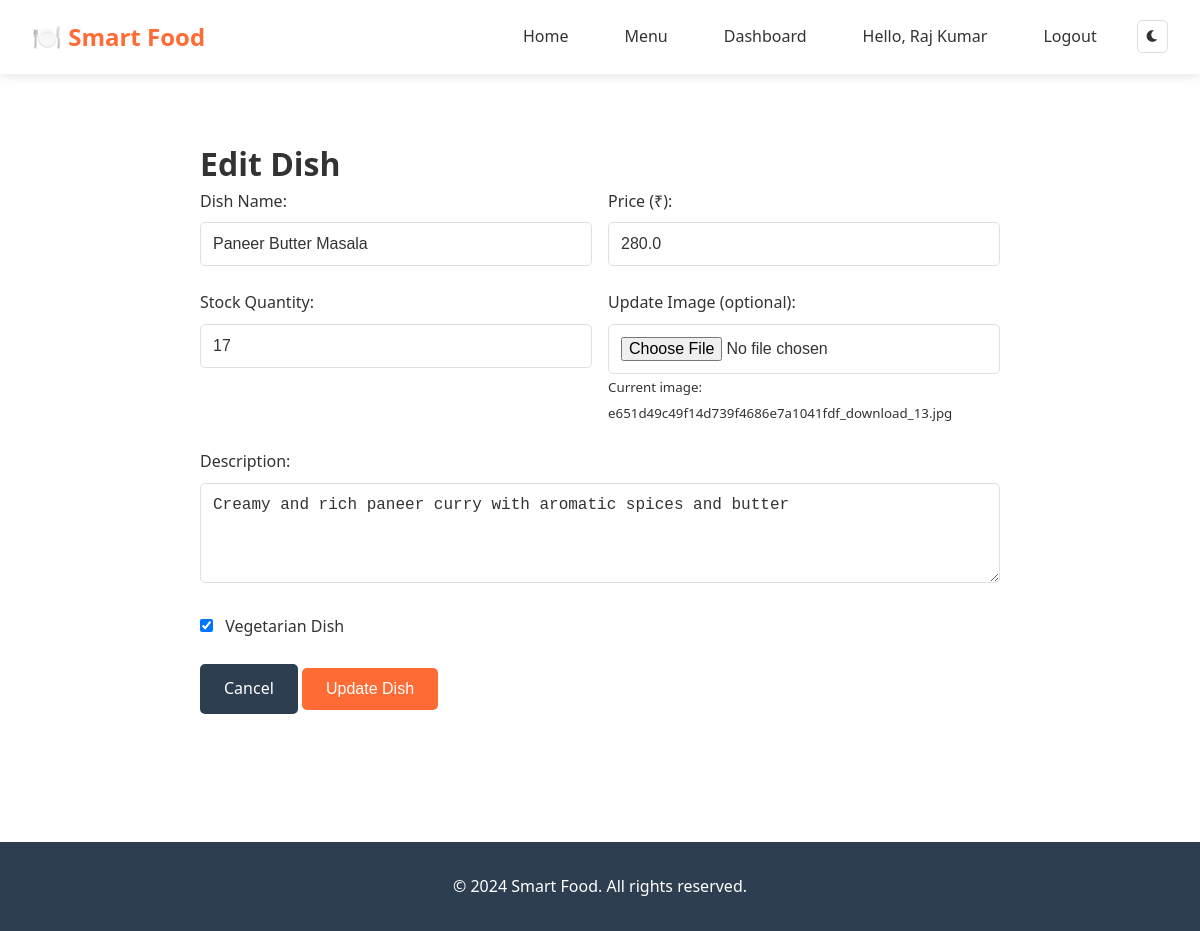
Page /edit-dish/1 (signed in) on the committed database.
### models/models.py (models this page shows, shortened)
class Owner(UserMixin, db.Model):
    __tablename__ = 'owners'
    id = db.Column(db.Integer, primary_key=True)
    name = db.Column(db.String(100), nullable=False)
    email = db.Column(db.String(120), unique=True, nullable=False)
    password = db.Column(db.String(200), nullable=False)
    restaurant_name = db.Column(db.String(100), nullable=False)
    approved = db.Column(db.Boolean, default=False)
    created_at = db.Column(db.DateTime, default=datetime.utcnow)
    dishes = db.relationship('Dish', backref='owner', lazy=True, cascade='all, delete-orphan')

class Dish(db.Model):
    __tablename__ = 'dishes'
    id = db.Column(db.Integer, primary_key=True)
    name = db.Column(db.String(100), nullable=False)
    description = db.Column(db.Text, nullable=False)
    price = db.Column(db.Float, nullable=False)
    stock = db.Column(db.Integer, default=0)
    image_path = db.Column(db.String(200), default='default.jpg')
    is_veg = db.Column(db.Boolean, default=True)
    owner_id = db.Column(db.Integer, db.ForeignKey('owners.id'), nullable=False)
    created_at = db.Column(db.DateTime, default=datetime.utcnow)
    order_items = db.relationship('OrderItem', backref='dish', lazy=True)

### routes/owner_routes.py (the view, shortened to what this page needs)
@owner_bp.route('/edit-dish/<int:dish_id>', methods=['GET', 'POST'])
@login_required
def edit_dish(dish_id):
    if session.get('user_type') != 'owner':
        flash('Access denied', 'error')
        return redirect(url_for('index'))
    dish = Dish.query.get_or_404(dish_id)
    if dish.owner_id != current_user.id:
        flash('Access denied', 'error')
        return redirect(url_for('owner.dashboard'))
    return render_template('edit_dish.html', dish=dish)

### app.py (called while the page is built)
@login_manager.user_loader
def load_user(user_id):
    user_type = session.get('user_type')
    if user_type == 'customer':
        return Customer.query.get(int(user_id))
    elif user_type == 'owner':
        return Owner.query.get(int(user_id))
    return None

### templates/edit_dish.html (shortened to what this page needs)
{% extends "base.html" %}
{% block content %}
<div class="container">
    <div class="form-container">
        <h1>Edit Dish</h1>
        <form method="POST" enctype="multipart/form-data" class="dish-form">
            <div class="form-row">
                <div class="form-group">
                    <label for="name">Dish Name:</label>
                    <input type="text" id="name" name="name" value="{{ dish.name }}" required class="form-input">
                </div>
                <div class="form-group">
                    <label for="price">Price (₹):</label>
                    <input type="number" id="price" name="price" step="0.01" min="0" value="{{ dish.price }}" required class="form-input">
                </div>
            </div>
            <div class="form-row">
                <div class="form-group">
                    <label for="stock">Stock Quantity:</label>
                    <input type="number" id="stock" name="stock" min="0" value="{{ dish.stock }}" required class="form-input">
                </div>
                <div class="form-group">
                    <label for="image">Update Image (optional):</label>
                    <input type="file" id="image" name="image" accept="image/*" class="form-input">
                    <small>Current image: {{ dish.image_path }}</small>
                </div>
            </div>
            <div class="form-group">
                <label for="description">Description:</label>
                <textarea id="description" name="description" required class="form-textarea" rows="4">{{ dish.description }}</textarea>
            </div>
            <div class="form-group">
                <label class="checkbox-label">
                    <input type="checkbox" name="is_veg" {{ 'checked' if dish.is_veg else '' }}>
                    Vegetarian Dish
                </label>
            </div>
            <div class="form-actions">
                <a href="{{ url_for('owner.dashboard') }}" class="btn btn-secondary">Cancel</a>
                <button type="submit" class="btn btn-primary">Update Dish</button>
            </div>
        </form>
    </div>
</div>
{% endblock %}

### templates/base.html (shortened to what this page needs)
<!DOCTYPE html>
<html lang="en">
<head>
    <link rel="stylesheet" href="{{ url_for('static', filename='css/styles.css') }}">
    <link href="https://cdnjs.cloudflare.com/ajax/libs/font-awesome/6.0.0/css/all.min.css" rel="stylesheet">
</head>
<body>
    <nav class="navbar">
        <div class="nav-container">
            <div class="nav-logo">
                <a href="{{ url_for('index') }}">🍽️ Smart Food</a>
            </div>
            <div class="nav-menu">
                <a href="{{ url_for('index') }}" class="nav-link">Home</a>
                <a href="{{ url_for('menu') }}" class="nav-link">Menu</a>
                {% if current_user.is_authenticated %}
                    {% if session.get('user_type') == 'customer' %}
                        <a href="{{ url_for('customer.cart') }}" class="nav-link">
                            <i class="fas fa-shopping-cart"></i> Cart
                        </a>
                        <a href="{{ url_for('customer.order_history') }}" class="nav-link">Orders</a>
                        <span class="nav-link">Hello, {{ current_user.name }}</span>
                        <a href="{{ url_for('auth.logout') }}" class="nav-link">Logout</a>
                    {% elif session.get('user_type') == 'owner' %}
                        <a href="{{ url_for('owner.dashboard') }}" class="nav-link">Dashboard</a>
                        <span class="nav-link">Hello, {{ current_user.name }}</span>
                        <a href="{{ url_for('auth.logout') }}" class="nav-link">Logout</a>
                    {% endif %}
                {% else %}
                    <a href="{{ url_for('auth.customer_login') }}" class="nav-link">Customer Login</a>
                    <a href="{{ url_for('auth.owner_login') }}" class="nav-link">Owner Login</a>
                {% endif %}
                <button id="theme-toggle" class="theme-toggle">
                    <i class="fas fa-moon"></i>
                </button>
            </div>
        </div>
    </nav>
    <main class="main-content">
        {% block content %}{% endblock %}
    </main>
    <footer class="footer">
        <div class="footer-content">
            <p>&copy; 2024 Smart Food. All rights reserved.</p>
        </div>
    </footer>
</body>
</html>

### static/css/styles.css (style rules this page uses)
html { background-color: #ffffff; transition: background-color 0.3s ease; }
* { -webkit-font-smoothing: antialiased; -moz-osx-font-smoothing: grayscale; }
:root { --primary-color: #ff6b35; --secondary-color: #2c3e50; --success-color: #27ae60; --danger-color: #e74c3c; --warning-color: #f39c12; --info-color: #3498db; --bg-color: #ffffff; --text-color: #333333; --card-bg: #ffffff; --border-color: #e0e0e0; --shadow: 0 2px 10px rgba(0,0,0,0.1); --navbar-bg: #ffffff; --input-bg: #ffffff; --hover-bg: #f8f9fa; }
* { margin: 0; padding: 0; box-sizing: border-box; }
body { font-family: 'Segoe UI', Tahoma, Geneva, Verdana, sans-serif; line-height: 1.6; color: var(--text-color); background-color: var(--bg-color); transition: background-color 0.3s ease, color 0.3s ease; opacity: 1; }
.container { max-width: 1200px; margin: 0 auto; padding: 0 20px; }
.navbar { background-color: var(--navbar-bg); box-shadow: var(--shadow); position: sticky; top: 0; z-index: 1000; transition: background-color 0.3s ease; }
.nav-container { display: flex; justify-content: space-between; align-items: center; padding: 1rem 2rem; max-width: 1200px; margin: 0 auto; }
.nav-logo a { font-size: 1.5rem; font-weight: bold; color: var(--primary-color); text-decoration: none; }
.nav-menu { display: flex; align-items: center; gap: 1.5rem; }
.nav-link { color: var(--text-color); text-decoration: none; padding: 0.5rem 1rem; border-radius: 5px; transition: background-color 0.3s ease; }
.theme-toggle { background: none; border: 1px solid var(--border-color); color: var(--text-color); padding: 0.5rem; border-radius: 5px; cursor: pointer; transition: all 0.3s ease; }
.main-content { min-height: calc(100vh - 120px); padding: 2rem 0; }
.btn { display: inline-block; padding: 0.75rem 1.5rem; border: none; border-radius: 5px; text-decoration: none; cursor: pointer; font-size: 1rem; transition: all 0.3s ease; text-align: center; }
.btn-primary { background-color: var(--primary-color); color: white; }
.btn-secondary { background-color: var(--secondary-color); color: white; }
.form-container, .auth-container { max-width: 800px; margin: 2rem auto; }
.form-group { margin-bottom: 1.5rem; }
.form-row { display: grid; grid-template-columns: 1fr 1fr; gap: 1rem; }
.form-group label { display: block; margin-bottom: 0.5rem; font-weight: 500; color: var(--text-color); }
.form-input, .form-textarea { width: 100%; padding: 0.75rem; border: 1px solid var(--border-color); border-radius: 5px; background-color: var(--input-bg); color: var(--text-color); font-size: 1rem; transition: border-color 0.3s ease; }
.form-textarea { resize: vertical; min-height: 100px; }
.checkbox-label { display: flex; align-items: center; cursor: pointer; }
.checkbox-label input[type="checkbox"] { margin-right: 0.5rem; }
.footer { background-color: var(--secondary-color); color: white; text-align: center; padding: 2rem 0; margin-top: 4rem; }

### rows in the picture
Owner: name "Raj Kumar"
Dish: name "Paneer Butter Masala", price "280.0", stock "17", image_path "e651d49c49f14d739f4686e7a1041fdf_download_13.jpg", description "Creamy and rich paneer curry with aromatic spices and butter"
